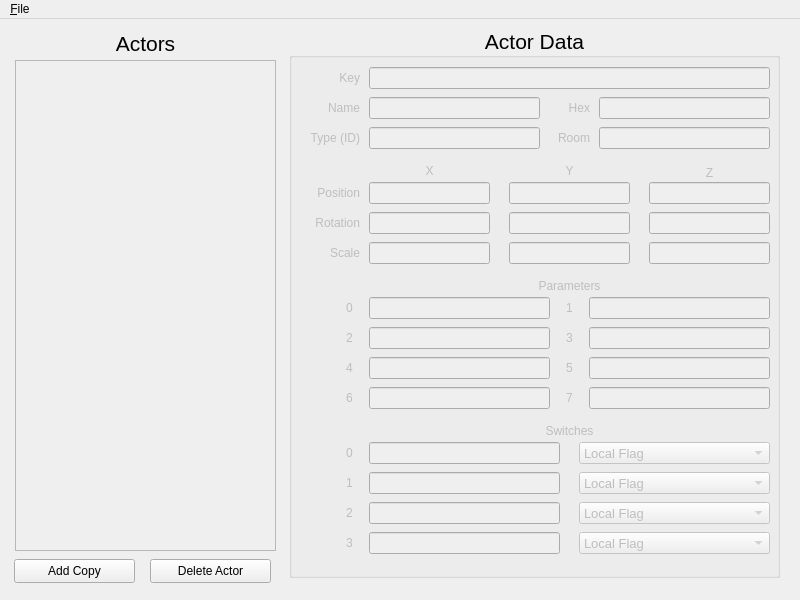
<?xml version="1.0" encoding="UTF-8"?>
<ui version="4.0">
 <class>MainWindow</class>
 <widget class="QMainWindow" name="MainWindow">
  <property name="geometry">
   <rect>
    <x>0</x>
    <y>0</y>
    <width>800</width>
    <height>600</height>
   </rect>
  </property>
  <property name="minimumSize">
   <size>
    <width>800</width>
    <height>600</height>
   </size>
  </property>
  <property name="baseSize">
   <size>
    <width>800</width>
    <height>600</height>
   </size>
  </property>
  <property name="windowTitle">
   <string>MainWindow</string>
  </property>
  <widget class="QWidget" name="centralwidget">
   <widget class="QLabel" name="label_2">
    <property name="geometry">
     <rect>
      <x>20</x>
      <y>6</y>
      <width>251</width>
      <height>31</height>
     </rect>
    </property>
    <property name="font">
     <font>
      <pointsize>16</pointsize>
     </font>
    </property>
    <property name="text">
     <string>Actors</string>
    </property>
    <property name="alignment">
     <set>Qt::AlignBottom|Qt::AlignHCenter</set>
    </property>
   </widget>
   <widget class="QListWidget" name="listWidget">
    <property name="enabled">
     <bool>false</bool>
    </property>
    <property name="geometry">
     <rect>
      <x>15</x>
      <y>41</y>
      <width>261</width>
      <height>491</height>
     </rect>
    </property>
   </widget>
   <widget class="QGroupBox" name="groupBox">
    <property name="geometry">
     <rect>
      <x>289</x>
      <y>8</y>
      <width>491</width>
      <height>551</height>
     </rect>
    </property>
    <property name="font">
     <font>
      <pointsize>16</pointsize>
     </font>
    </property>
    <property name="title">
     <string>Actor Data</string>
    </property>
    <property name="alignment">
     <set>Qt::AlignCenter</set>
    </property>
    <widget class="QLineEdit" name="dataKey">
     <property name="enabled">
      <bool>false</bool>
     </property>
     <property name="geometry">
      <rect>
       <x>80</x>
       <y>40</y>
       <width>401</width>
       <height>22</height>
      </rect>
     </property>
     <property name="font">
      <font>
       <pointsize>10</pointsize>
      </font>
     </property>
    </widget>
    <widget class="QLabel" name="label">
     <property name="enabled">
      <bool>false</bool>
     </property>
     <property name="geometry">
      <rect>
       <x>20</x>
       <y>40</y>
       <width>51</width>
       <height>22</height>
      </rect>
     </property>
     <property name="font">
      <font>
       <pointsize>9</pointsize>
      </font>
     </property>
     <property name="text">
      <string>Key</string>
     </property>
     <property name="alignment">
      <set>Qt::AlignRight|Qt::AlignTrailing|Qt::AlignVCenter</set>
     </property>
    </widget>
    <widget class="QLabel" name="label_3">
     <property name="enabled">
      <bool>false</bool>
     </property>
     <property name="geometry">
      <rect>
       <x>20</x>
       <y>70</y>
       <width>51</width>
       <height>22</height>
      </rect>
     </property>
     <property name="font">
      <font>
       <pointsize>9</pointsize>
      </font>
     </property>
     <property name="text">
      <string>Name</string>
     </property>
     <property name="alignment">
      <set>Qt::AlignRight|Qt::AlignTrailing|Qt::AlignVCenter</set>
     </property>
    </widget>
    <widget class="QLineEdit" name="dataName">
     <property name="enabled">
      <bool>false</bool>
     </property>
     <property name="geometry">
      <rect>
       <x>80</x>
       <y>70</y>
       <width>171</width>
       <height>22</height>
      </rect>
     </property>
     <property name="font">
      <font>
       <pointsize>10</pointsize>
      </font>
     </property>
    </widget>
    <widget class="QLabel" name="label_4">
     <property name="enabled">
      <bool>false</bool>
     </property>
     <property name="geometry">
      <rect>
       <x>20</x>
       <y>100</y>
       <width>51</width>
       <height>22</height>
      </rect>
     </property>
     <property name="font">
      <font>
       <pointsize>9</pointsize>
      </font>
     </property>
     <property name="text">
      <string>Type (ID)</string>
     </property>
     <property name="alignment">
      <set>Qt::AlignRight|Qt::AlignTrailing|Qt::AlignVCenter</set>
     </property>
    </widget>
    <widget class="QLabel" name="label_5">
     <property name="enabled">
      <bool>false</bool>
     </property>
     <property name="geometry">
      <rect>
       <x>260</x>
       <y>100</y>
       <width>41</width>
       <height>22</height>
      </rect>
     </property>
     <property name="font">
      <font>
       <pointsize>9</pointsize>
      </font>
     </property>
     <property name="text">
      <string>Room</string>
     </property>
     <property name="alignment">
      <set>Qt::AlignRight|Qt::AlignTrailing|Qt::AlignVCenter</set>
     </property>
    </widget>
    <widget class="QLineEdit" name="dataType">
     <property name="enabled">
      <bool>false</bool>
     </property>
     <property name="geometry">
      <rect>
       <x>80</x>
       <y>100</y>
       <width>171</width>
       <height>22</height>
      </rect>
     </property>
     <property name="font">
      <font>
       <pointsize>10</pointsize>
      </font>
     </property>
    </widget>
    <widget class="QLineEdit" name="dataRoomID">
     <property name="enabled">
      <bool>false</bool>
     </property>
     <property name="geometry">
      <rect>
       <x>310</x>
       <y>100</y>
       <width>171</width>
       <height>22</height>
      </rect>
     </property>
     <property name="font">
      <font>
       <pointsize>10</pointsize>
      </font>
     </property>
    </widget>
    <widget class="QLineEdit" name="dataPos_X">
     <property name="enabled">
      <bool>false</bool>
     </property>
     <property name="geometry">
      <rect>
       <x>80</x>
       <y>155</y>
       <width>121</width>
       <height>22</height>
      </rect>
     </property>
     <property name="font">
      <font>
       <pointsize>10</pointsize>
      </font>
     </property>
    </widget>
    <widget class="QLabel" name="label_6">
     <property name="enabled">
      <bool>false</bool>
     </property>
     <property name="geometry">
      <rect>
       <x>20</x>
       <y>155</y>
       <width>51</width>
       <height>22</height>
      </rect>
     </property>
     <property name="font">
      <font>
       <pointsize>9</pointsize>
      </font>
     </property>
     <property name="text">
      <string>Position</string>
     </property>
     <property name="alignment">
      <set>Qt::AlignRight|Qt::AlignTrailing|Qt::AlignVCenter</set>
     </property>
    </widget>
    <widget class="QLineEdit" name="dataPos_Y">
     <property name="enabled">
      <bool>false</bool>
     </property>
     <property name="geometry">
      <rect>
       <x>220</x>
       <y>155</y>
       <width>121</width>
       <height>22</height>
      </rect>
     </property>
     <property name="font">
      <font>
       <pointsize>10</pointsize>
      </font>
     </property>
    </widget>
    <widget class="QLineEdit" name="dataPos_Z">
     <property name="enabled">
      <bool>false</bool>
     </property>
     <property name="geometry">
      <rect>
       <x>360</x>
       <y>155</y>
       <width>121</width>
       <height>22</height>
      </rect>
     </property>
     <property name="font">
      <font>
       <pointsize>10</pointsize>
      </font>
     </property>
    </widget>
    <widget class="QLineEdit" name="dataRot_Y">
     <property name="enabled">
      <bool>false</bool>
     </property>
     <property name="geometry">
      <rect>
       <x>220</x>
       <y>185</y>
       <width>121</width>
       <height>22</height>
      </rect>
     </property>
     <property name="font">
      <font>
       <pointsize>10</pointsize>
      </font>
     </property>
    </widget>
    <widget class="QLabel" name="label_7">
     <property name="enabled">
      <bool>false</bool>
     </property>
     <property name="geometry">
      <rect>
       <x>20</x>
       <y>185</y>
       <width>51</width>
       <height>22</height>
      </rect>
     </property>
     <property name="font">
      <font>
       <pointsize>9</pointsize>
      </font>
     </property>
     <property name="text">
      <string>Rotation</string>
     </property>
     <property name="alignment">
      <set>Qt::AlignRight|Qt::AlignTrailing|Qt::AlignVCenter</set>
     </property>
    </widget>
    <widget class="QLineEdit" name="dataRot_X">
     <property name="enabled">
      <bool>false</bool>
     </property>
     <property name="geometry">
      <rect>
       <x>80</x>
       <y>185</y>
       <width>121</width>
       <height>22</height>
      </rect>
     </property>
     <property name="font">
      <font>
       <pointsize>10</pointsize>
      </font>
     </property>
    </widget>
    <widget class="QLineEdit" name="dataRot_Z">
     <property name="enabled">
      <bool>false</bool>
     </property>
     <property name="geometry">
      <rect>
       <x>360</x>
       <y>185</y>
       <width>121</width>
       <height>22</height>
      </rect>
     </property>
     <property name="font">
      <font>
       <pointsize>10</pointsize>
      </font>
     </property>
    </widget>
    <widget class="QLineEdit" name="dataScale_Y">
     <property name="enabled">
      <bool>false</bool>
     </property>
     <property name="geometry">
      <rect>
       <x>220</x>
       <y>215</y>
       <width>121</width>
       <height>22</height>
      </rect>
     </property>
     <property name="font">
      <font>
       <pointsize>10</pointsize>
      </font>
     </property>
    </widget>
    <widget class="QLabel" name="label_8">
     <property name="enabled">
      <bool>false</bool>
     </property>
     <property name="geometry">
      <rect>
       <x>20</x>
       <y>215</y>
       <width>51</width>
       <height>22</height>
      </rect>
     </property>
     <property name="font">
      <font>
       <pointsize>9</pointsize>
      </font>
     </property>
     <property name="text">
      <string>Scale</string>
     </property>
     <property name="alignment">
      <set>Qt::AlignRight|Qt::AlignTrailing|Qt::AlignVCenter</set>
     </property>
    </widget>
    <widget class="QLineEdit" name="dataScale_X">
     <property name="enabled">
      <bool>false</bool>
     </property>
     <property name="geometry">
      <rect>
       <x>80</x>
       <y>215</y>
       <width>121</width>
       <height>22</height>
      </rect>
     </property>
     <property name="font">
      <font>
       <pointsize>10</pointsize>
      </font>
     </property>
    </widget>
    <widget class="QLineEdit" name="dataScale_Z">
     <property name="enabled">
      <bool>false</bool>
     </property>
     <property name="geometry">
      <rect>
       <x>360</x>
       <y>215</y>
       <width>121</width>
       <height>22</height>
      </rect>
     </property>
     <property name="font">
      <font>
       <pointsize>10</pointsize>
      </font>
     </property>
    </widget>
    <widget class="QLabel" name="label_9">
     <property name="enabled">
      <bool>false</bool>
     </property>
     <property name="geometry">
      <rect>
       <x>260</x>
       <y>70</y>
       <width>41</width>
       <height>22</height>
      </rect>
     </property>
     <property name="font">
      <font>
       <pointsize>9</pointsize>
      </font>
     </property>
     <property name="text">
      <string>Hex</string>
     </property>
     <property name="alignment">
      <set>Qt::AlignRight|Qt::AlignTrailing|Qt::AlignVCenter</set>
     </property>
    </widget>
    <widget class="QLineEdit" name="dataHex">
     <property name="enabled">
      <bool>false</bool>
     </property>
     <property name="geometry">
      <rect>
       <x>310</x>
       <y>70</y>
       <width>171</width>
       <height>22</height>
      </rect>
     </property>
     <property name="font">
      <font>
       <pointsize>10</pointsize>
      </font>
     </property>
    </widget>
    <widget class="QLabel" name="label_10">
     <property name="enabled">
      <bool>false</bool>
     </property>
     <property name="geometry">
      <rect>
       <x>80</x>
       <y>136</y>
       <width>121</width>
       <height>16</height>
      </rect>
     </property>
     <property name="font">
      <font>
       <pointsize>9</pointsize>
      </font>
     </property>
     <property name="text">
      <string>X</string>
     </property>
     <property name="alignment">
      <set>Qt::AlignCenter</set>
     </property>
    </widget>
    <widget class="QLabel" name="label_11">
     <property name="enabled">
      <bool>false</bool>
     </property>
     <property name="geometry">
      <rect>
       <x>220</x>
       <y>136</y>
       <width>121</width>
       <height>16</height>
      </rect>
     </property>
     <property name="font">
      <font>
       <pointsize>9</pointsize>
      </font>
     </property>
     <property name="text">
      <string>Y</string>
     </property>
     <property name="alignment">
      <set>Qt::AlignCenter</set>
     </property>
    </widget>
    <widget class="QLabel" name="label_12">
     <property name="enabled">
      <bool>false</bool>
     </property>
     <property name="geometry">
      <rect>
       <x>360</x>
       <y>136</y>
       <width>121</width>
       <height>20</height>
      </rect>
     </property>
     <property name="font">
      <font>
       <pointsize>9</pointsize>
      </font>
     </property>
     <property name="text">
      <string>Z</string>
     </property>
     <property name="alignment">
      <set>Qt::AlignCenter</set>
     </property>
    </widget>
    <widget class="QLineEdit" name="dataParameters_0">
     <property name="enabled">
      <bool>false</bool>
     </property>
     <property name="geometry">
      <rect>
       <x>80</x>
       <y>270</y>
       <width>181</width>
       <height>22</height>
      </rect>
     </property>
     <property name="font">
      <font>
       <pointsize>10</pointsize>
      </font>
     </property>
    </widget>
    <widget class="QLineEdit" name="dataParameters_1">
     <property name="enabled">
      <bool>false</bool>
     </property>
     <property name="geometry">
      <rect>
       <x>300</x>
       <y>270</y>
       <width>181</width>
       <height>22</height>
      </rect>
     </property>
     <property name="font">
      <font>
       <pointsize>10</pointsize>
      </font>
     </property>
    </widget>
    <widget class="QLabel" name="label_15">
     <property name="enabled">
      <bool>false</bool>
     </property>
     <property name="geometry">
      <rect>
       <x>80</x>
       <y>251</y>
       <width>401</width>
       <height>16</height>
      </rect>
     </property>
     <property name="font">
      <font>
       <pointsize>9</pointsize>
      </font>
     </property>
     <property name="text">
      <string>Parameters</string>
     </property>
     <property name="alignment">
      <set>Qt::AlignCenter</set>
     </property>
    </widget>
    <widget class="QLineEdit" name="dataParameters_2">
     <property name="enabled">
      <bool>false</bool>
     </property>
     <property name="geometry">
      <rect>
       <x>80</x>
       <y>300</y>
       <width>181</width>
       <height>22</height>
      </rect>
     </property>
     <property name="font">
      <font>
       <pointsize>10</pointsize>
      </font>
     </property>
    </widget>
    <widget class="QLineEdit" name="dataParameters_3">
     <property name="enabled">
      <bool>false</bool>
     </property>
     <property name="geometry">
      <rect>
       <x>300</x>
       <y>300</y>
       <width>181</width>
       <height>22</height>
      </rect>
     </property>
     <property name="font">
      <font>
       <pointsize>10</pointsize>
      </font>
     </property>
    </widget>
    <widget class="QLineEdit" name="dataParameters_6">
     <property name="enabled">
      <bool>false</bool>
     </property>
     <property name="geometry">
      <rect>
       <x>80</x>
       <y>360</y>
       <width>181</width>
       <height>22</height>
      </rect>
     </property>
     <property name="font">
      <font>
       <pointsize>10</pointsize>
      </font>
     </property>
    </widget>
    <widget class="QLineEdit" name="dataParameters_4">
     <property name="enabled">
      <bool>false</bool>
     </property>
     <property name="geometry">
      <rect>
       <x>80</x>
       <y>330</y>
       <width>181</width>
       <height>22</height>
      </rect>
     </property>
     <property name="font">
      <font>
       <pointsize>10</pointsize>
      </font>
     </property>
    </widget>
    <widget class="QLineEdit" name="dataParameters_7">
     <property name="enabled">
      <bool>false</bool>
     </property>
     <property name="geometry">
      <rect>
       <x>300</x>
       <y>360</y>
       <width>181</width>
       <height>22</height>
      </rect>
     </property>
     <property name="font">
      <font>
       <pointsize>10</pointsize>
      </font>
     </property>
    </widget>
    <widget class="QLineEdit" name="dataParameters_5">
     <property name="enabled">
      <bool>false</bool>
     </property>
     <property name="geometry">
      <rect>
       <x>300</x>
       <y>330</y>
       <width>181</width>
       <height>22</height>
      </rect>
     </property>
     <property name="font">
      <font>
       <pointsize>10</pointsize>
      </font>
     </property>
    </widget>
    <widget class="QLabel" name="label_16">
     <property name="enabled">
      <bool>false</bool>
     </property>
     <property name="geometry">
      <rect>
       <x>80</x>
       <y>396</y>
       <width>401</width>
       <height>16</height>
      </rect>
     </property>
     <property name="font">
      <font>
       <pointsize>9</pointsize>
      </font>
     </property>
     <property name="text">
      <string>Switches</string>
     </property>
     <property name="alignment">
      <set>Qt::AlignCenter</set>
     </property>
    </widget>
    <widget class="QLineEdit" name="dataSwitches_0">
     <property name="enabled">
      <bool>false</bool>
     </property>
     <property name="geometry">
      <rect>
       <x>80</x>
       <y>415</y>
       <width>191</width>
       <height>22</height>
      </rect>
     </property>
     <property name="font">
      <font>
       <pointsize>10</pointsize>
      </font>
     </property>
    </widget>
    <widget class="QComboBox" name="comboBox">
     <property name="enabled">
      <bool>false</bool>
     </property>
     <property name="geometry">
      <rect>
       <x>290</x>
       <y>415</y>
       <width>191</width>
       <height>22</height>
      </rect>
     </property>
     <property name="font">
      <font>
       <pointsize>10</pointsize>
      </font>
     </property>
     <item>
      <property name="text">
       <string>Local Flag</string>
      </property>
     </item>
     <item>
      <property name="text">
       <string>Global Flag</string>
      </property>
     </item>
     <item>
      <property name="text">
       <string>Hardcoded Value</string>
      </property>
     </item>
     <item>
      <property name="text">
       <string>Panel Flag</string>
      </property>
     </item>
     <item>
      <property name="text">
       <string>Unused</string>
      </property>
     </item>
    </widget>
    <widget class="QLabel" name="label_17">
     <property name="enabled">
      <bool>false</bool>
     </property>
     <property name="geometry">
      <rect>
       <x>50</x>
       <y>300</y>
       <width>21</width>
       <height>22</height>
      </rect>
     </property>
     <property name="font">
      <font>
       <pointsize>9</pointsize>
      </font>
     </property>
     <property name="text">
      <string>2</string>
     </property>
     <property name="alignment">
      <set>Qt::AlignCenter</set>
     </property>
    </widget>
    <widget class="QLabel" name="label_18">
     <property name="enabled">
      <bool>false</bool>
     </property>
     <property name="geometry">
      <rect>
       <x>50</x>
       <y>330</y>
       <width>21</width>
       <height>22</height>
      </rect>
     </property>
     <property name="font">
      <font>
       <pointsize>9</pointsize>
      </font>
     </property>
     <property name="text">
      <string>4</string>
     </property>
     <property name="alignment">
      <set>Qt::AlignCenter</set>
     </property>
    </widget>
    <widget class="QLabel" name="label_19">
     <property name="enabled">
      <bool>false</bool>
     </property>
     <property name="geometry">
      <rect>
       <x>50</x>
       <y>360</y>
       <width>21</width>
       <height>22</height>
      </rect>
     </property>
     <property name="font">
      <font>
       <pointsize>9</pointsize>
      </font>
     </property>
     <property name="text">
      <string>6</string>
     </property>
     <property name="alignment">
      <set>Qt::AlignCenter</set>
     </property>
    </widget>
    <widget class="QLabel" name="label_20">
     <property name="enabled">
      <bool>false</bool>
     </property>
     <property name="geometry">
      <rect>
       <x>270</x>
       <y>300</y>
       <width>21</width>
       <height>22</height>
      </rect>
     </property>
     <property name="font">
      <font>
       <pointsize>9</pointsize>
      </font>
     </property>
     <property name="text">
      <string>3</string>
     </property>
     <property name="alignment">
      <set>Qt::AlignCenter</set>
     </property>
    </widget>
    <widget class="QLabel" name="label_21">
     <property name="enabled">
      <bool>false</bool>
     </property>
     <property name="geometry">
      <rect>
       <x>270</x>
       <y>330</y>
       <width>21</width>
       <height>22</height>
      </rect>
     </property>
     <property name="font">
      <font>
       <pointsize>9</pointsize>
      </font>
     </property>
     <property name="text">
      <string>5</string>
     </property>
     <property name="alignment">
      <set>Qt::AlignCenter</set>
     </property>
    </widget>
    <widget class="QLabel" name="label_22">
     <property name="enabled">
      <bool>false</bool>
     </property>
     <property name="geometry">
      <rect>
       <x>270</x>
       <y>360</y>
       <width>21</width>
       <height>22</height>
      </rect>
     </property>
     <property name="font">
      <font>
       <pointsize>9</pointsize>
      </font>
     </property>
     <property name="text">
      <string>7</string>
     </property>
     <property name="alignment">
      <set>Qt::AlignCenter</set>
     </property>
    </widget>
    <widget class="QLabel" name="label_23">
     <property name="enabled">
      <bool>false</bool>
     </property>
     <property name="geometry">
      <rect>
       <x>50</x>
       <y>270</y>
       <width>21</width>
       <height>22</height>
      </rect>
     </property>
     <property name="font">
      <font>
       <pointsize>9</pointsize>
      </font>
     </property>
     <property name="text">
      <string>0</string>
     </property>
     <property name="alignment">
      <set>Qt::AlignCenter</set>
     </property>
    </widget>
    <widget class="QLabel" name="label_24">
     <property name="enabled">
      <bool>false</bool>
     </property>
     <property name="geometry">
      <rect>
       <x>270</x>
       <y>270</y>
       <width>21</width>
       <height>22</height>
      </rect>
     </property>
     <property name="font">
      <font>
       <pointsize>9</pointsize>
      </font>
     </property>
     <property name="text">
      <string>1</string>
     </property>
     <property name="alignment">
      <set>Qt::AlignCenter</set>
     </property>
    </widget>
    <widget class="QLabel" name="label_25">
     <property name="enabled">
      <bool>false</bool>
     </property>
     <property name="geometry">
      <rect>
       <x>50</x>
       <y>415</y>
       <width>21</width>
       <height>22</height>
      </rect>
     </property>
     <property name="font">
      <font>
       <pointsize>9</pointsize>
      </font>
     </property>
     <property name="text">
      <string>0</string>
     </property>
     <property name="alignment">
      <set>Qt::AlignCenter</set>
     </property>
    </widget>
    <widget class="QLabel" name="label_26">
     <property name="enabled">
      <bool>false</bool>
     </property>
     <property name="geometry">
      <rect>
       <x>50</x>
       <y>445</y>
       <width>21</width>
       <height>22</height>
      </rect>
     </property>
     <property name="font">
      <font>
       <pointsize>9</pointsize>
      </font>
     </property>
     <property name="text">
      <string>1</string>
     </property>
     <property name="alignment">
      <set>Qt::AlignCenter</set>
     </property>
    </widget>
    <widget class="QLineEdit" name="dataSwitches_1">
     <property name="enabled">
      <bool>false</bool>
     </property>
     <property name="geometry">
      <rect>
       <x>80</x>
       <y>445</y>
       <width>191</width>
       <height>22</height>
      </rect>
     </property>
     <property name="font">
      <font>
       <pointsize>10</pointsize>
      </font>
     </property>
    </widget>
    <widget class="QComboBox" name="comboBox_2">
     <property name="enabled">
      <bool>false</bool>
     </property>
     <property name="geometry">
      <rect>
       <x>290</x>
       <y>445</y>
       <width>191</width>
       <height>22</height>
      </rect>
     </property>
     <property name="font">
      <font>
       <pointsize>10</pointsize>
      </font>
     </property>
     <item>
      <property name="text">
       <string>Local Flag</string>
      </property>
     </item>
     <item>
      <property name="text">
       <string>Global Flag</string>
      </property>
     </item>
     <item>
      <property name="text">
       <string>Hardcoded Value</string>
      </property>
     </item>
     <item>
      <property name="text">
       <string>Panel Flag</string>
      </property>
     </item>
     <item>
      <property name="text">
       <string>Unused</string>
      </property>
     </item>
    </widget>
    <widget class="QLineEdit" name="dataSwitches_3">
     <property name="enabled">
      <bool>false</bool>
     </property>
     <property name="geometry">
      <rect>
       <x>80</x>
       <y>505</y>
       <width>191</width>
       <height>22</height>
      </rect>
     </property>
     <property name="font">
      <font>
       <pointsize>10</pointsize>
      </font>
     </property>
    </widget>
    <widget class="QLabel" name="label_27">
     <property name="enabled">
      <bool>false</bool>
     </property>
     <property name="geometry">
      <rect>
       <x>50</x>
       <y>475</y>
       <width>21</width>
       <height>22</height>
      </rect>
     </property>
     <property name="font">
      <font>
       <pointsize>9</pointsize>
      </font>
     </property>
     <property name="text">
      <string>2</string>
     </property>
     <property name="alignment">
      <set>Qt::AlignCenter</set>
     </property>
    </widget>
    <widget class="QLabel" name="label_28">
     <property name="enabled">
      <bool>false</bool>
     </property>
     <property name="geometry">
      <rect>
       <x>50</x>
       <y>505</y>
       <width>21</width>
       <height>22</height>
      </rect>
     </property>
     <property name="font">
      <font>
       <pointsize>9</pointsize>
      </font>
     </property>
     <property name="text">
      <string>3</string>
     </property>
     <property name="alignment">
      <set>Qt::AlignCenter</set>
     </property>
    </widget>
    <widget class="QComboBox" name="comboBox_4">
     <property name="enabled">
      <bool>false</bool>
     </property>
     <property name="geometry">
      <rect>
       <x>290</x>
       <y>505</y>
       <width>191</width>
       <height>22</height>
      </rect>
     </property>
     <property name="font">
      <font>
       <pointsize>10</pointsize>
      </font>
     </property>
     <item>
      <property name="text">
       <string>Local Flag</string>
      </property>
     </item>
     <item>
      <property name="text">
       <string>Global Flag</string>
      </property>
     </item>
     <item>
      <property name="text">
       <string>Hardcoded Value</string>
      </property>
     </item>
     <item>
      <property name="text">
       <string>Panel Flag</string>
      </property>
     </item>
     <item>
      <property name="text">
       <string>Unused</string>
      </property>
     </item>
    </widget>
    <widget class="QLineEdit" name="dataSwitches_2">
     <property name="enabled">
      <bool>false</bool>
     </property>
     <property name="geometry">
      <rect>
       <x>80</x>
       <y>475</y>
       <width>191</width>
       <height>22</height>
      </rect>
     </property>
     <property name="font">
      <font>
       <pointsize>10</pointsize>
      </font>
     </property>
    </widget>
    <widget class="QComboBox" name="comboBox_3">
     <property name="enabled">
      <bool>false</bool>
     </property>
     <property name="geometry">
      <rect>
       <x>290</x>
       <y>475</y>
       <width>191</width>
       <height>22</height>
      </rect>
     </property>
     <property name="font">
      <font>
       <pointsize>10</pointsize>
      </font>
     </property>
     <item>
      <property name="text">
       <string>Local Flag</string>
      </property>
     </item>
     <item>
      <property name="text">
       <string>Global Flag</string>
      </property>
     </item>
     <item>
      <property name="text">
       <string>Hardcoded Value</string>
      </property>
     </item>
     <item>
      <property name="text">
       <string>Panel Flag</string>
      </property>
     </item>
     <item>
      <property name="text">
       <string>Unused</string>
      </property>
     </item>
    </widget>
   </widget>
   <widget class="QPushButton" name="addButton">
    <property name="geometry">
     <rect>
      <x>14</x>
      <y>540</y>
      <width>121</width>
      <height>24</height>
     </rect>
    </property>
    <property name="text">
     <string>Add Copy</string>
    </property>
   </widget>
   <widget class="QPushButton" name="delButton">
    <property name="geometry">
     <rect>
      <x>150</x>
      <y>540</y>
      <width>121</width>
      <height>24</height>
     </rect>
    </property>
    <property name="text">
     <string>Delete Actor</string>
    </property>
   </widget>
  </widget>
  <widget class="QMenuBar" name="menuBar">
   <property name="geometry">
    <rect>
     <x>0</x>
     <y>0</y>
     <width>800</width>
     <height>22</height>
    </rect>
   </property>
   <widget class="QMenu" name="menuFile">
    <property name="title">
     <string>&amp;File</string>
    </property>
    <addaction name="actionOpen"/>
    <addaction name="separator"/>
    <addaction name="actionSave"/>
    <addaction name="actionSaveAs"/>
    <addaction name="separator"/>
    <addaction name="actionClose"/>
   </widget>
   <addaction name="menuFile"/>
  </widget>
  <action name="actionOpen">
   <property name="text">
    <string>&amp;Open</string>
   </property>
  </action>
  <action name="actionSave">
   <property name="text">
    <string>&amp;Save</string>
   </property>
  </action>
  <action name="actionSaveAs">
   <property name="text">
    <string>&amp;Save As</string>
   </property>
  </action>
  <action name="actionClose">
   <property name="text">
    <string>&amp;Close</string>
   </property>
  </action>
 </widget>
 <resources/>
 <connections/>
</ui>
